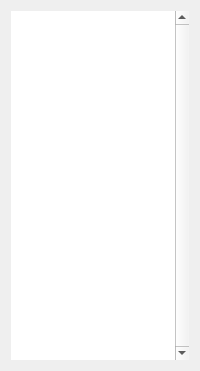
<?xml version="1.0" encoding="UTF-8"?>
<ui version="4.0">
 <class>ChaosWidget</class>
 <widget class="QWidget" name="ChaosWidget">
  <property name="geometry">
   <rect>
    <x>0</x>
    <y>0</y>
    <width>200</width>
    <height>371</height>
   </rect>
  </property>
  <property name="windowTitle">
   <string>Chaos</string>
  </property>
  <layout class="QVBoxLayout" name="verticalLayout">
   <item>
    <widget class="ChaosTableView" name="m_chaosTable">
     <property name="sizePolicy">
      <sizepolicy hsizetype="Ignored" vsizetype="Ignored">
       <horstretch>0</horstretch>
       <verstretch>0</verstretch>
      </sizepolicy>
     </property>
     <property name="frameShape">
      <enum>QFrame::NoFrame</enum>
     </property>
     <property name="verticalScrollBarPolicy">
      <enum>Qt::ScrollBarAlwaysOn</enum>
     </property>
     <property name="horizontalScrollBarPolicy">
      <enum>Qt::ScrollBarAlwaysOff</enum>
     </property>
     <property name="autoScroll">
      <bool>false</bool>
     </property>
     <property name="selectionMode">
      <enum>QAbstractItemView::SingleSelection</enum>
     </property>
     <property name="selectionBehavior">
      <enum>QAbstractItemView::SelectRows</enum>
     </property>
     <property name="wordWrap">
      <bool>false</bool>
     </property>
     <property name="cornerButtonEnabled">
      <bool>false</bool>
     </property>
     <attribute name="horizontalHeaderVisible">
      <bool>false</bool>
     </attribute>
     <attribute name="horizontalHeaderStretchLastSection">
      <bool>true</bool>
     </attribute>
     <attribute name="horizontalHeaderStretchLastSection">
      <bool>true</bool>
     </attribute>
     <attribute name="horizontalHeaderVisible">
      <bool>false</bool>
     </attribute>
    </widget>
   </item>
  </layout>
 </widget>
 <customwidgets>
  <customwidget>
   <class>ChaosTableView</class>
   <extends>QTableView</extends>
   <header>chaoswidget.h</header>
  </customwidget>
 </customwidgets>
 <resources/>
 <connections/>
</ui>
